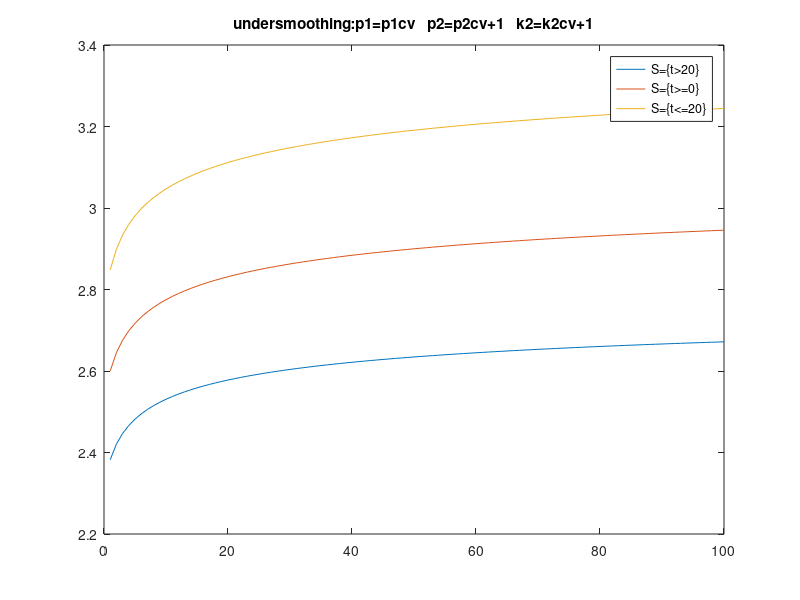
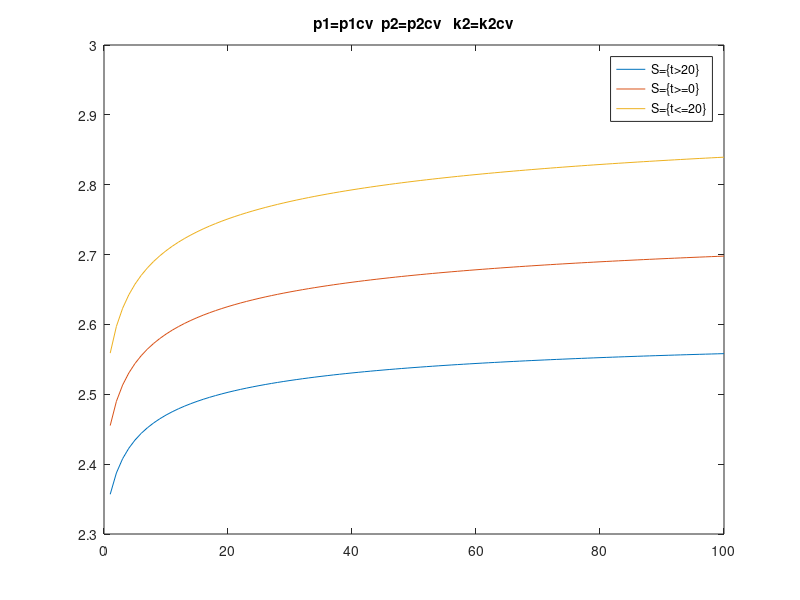

The MATLAB source for these figures, in order:
gammau20plus = cell2mat(struct2cell( load('Realdata_BoxCox_CV_p1u3p2u3k2u4_estu-02-Jun-2024.mat','gammahatu')));
gammau0plus = cell2mat(struct2cell( load('Realdata_BoxCox_CV_tc0_p1u3p2u3k2u3_estu-02-Jun-2024.mat','gammahatu')));
gammau20less = cell2mat(struct2cell( load('Realdata_BoxCox_CV_tc20less_p1u3p2u3k2u4_estu-02-Jun-2024.mat','gammahatu')));





gamma20plus = cell2mat(struct2cell( load('Realdata_BoxCox_CV_p13p22k23_est-02-Jun-2024.mat','gammahat')));
gamma0plus = cell2mat(struct2cell( load('Realdata_BoxCox_CV_tc0_p13p22k22_est-02-Jun-2024.mat','gammahat')));
gamma20less = cell2mat(struct2cell( load('Realdata_BoxCox_CV_tc20less_p13p22k23_est-02-Jun-2024.mat','gammahat')));



t0= 1:100;
t0=reshape(t0,100,1);


g = @(theta,x_mat) x_mat*theta;
n = length(t0);
t_mat = repmat(log(t0+1),1,3).^repmat(0:(3-1),n,1);
guEst20plus = g(gammau20plus,t_mat);
guEst0plus = g(gammau0plus,t_mat);
guEst20less = g(gammau20less,t_mat);

figure(1)
plot(t0,guEst20plus)
hold on 
plot(t0,guEst0plus)
hold on 
plot(t0,guEst20less)
legend('S=\{t>20\}','S=\{t>=0\}','S=\{t<=20\}')
title('undersmoothing:p1=p1cv   p2=p2cv+1   k2=k2cv+1')


gEst20plus = g(gamma20plus,t_mat);
gEst0plus = g(gamma0plus,t_mat);
gEst20less = g(gamma20less,t_mat);
figure(2)
plot(t0,gEst20plus)
hold on 
plot(t0,gEst0plus)
hold on 
plot(t0,gEst20less)
legend('S=\{t>20\}','S=\{t>=0\}','S=\{t<=20\}')
title('p1=p1cv  p2=p2cv   k2=k2cv')




